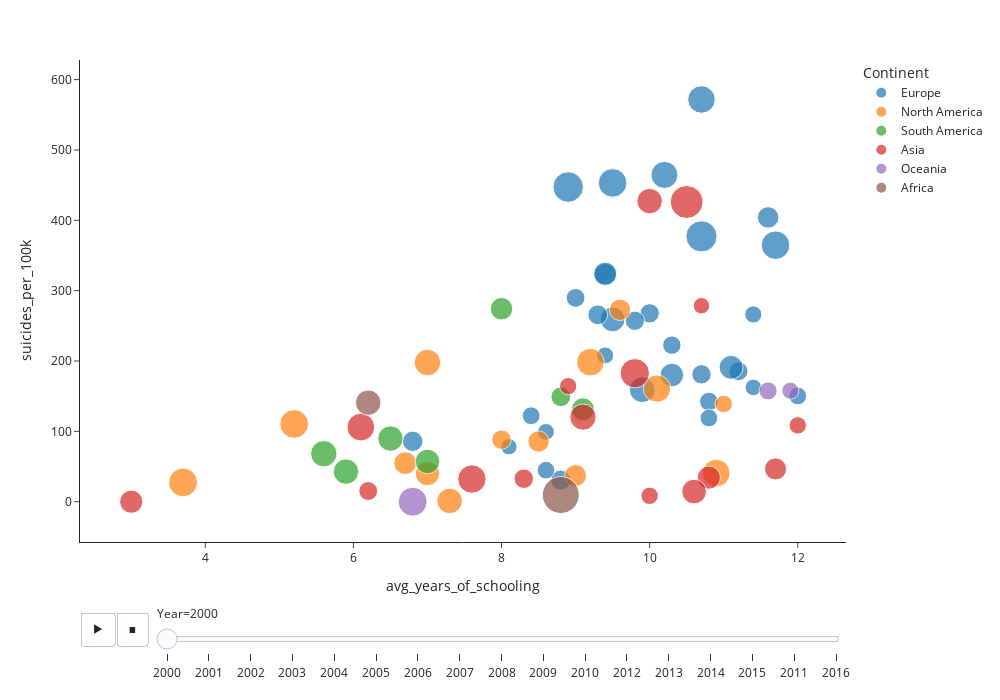

Here is the notebook cell this chart was saved with:
### Code cell
import plotly.express as px
px.scatter(final_df_2, x='avg_years_of_schooling', y='suicides_per_100k',
           size='Both sexes', size_max=30, color='Continent', animation_frame="Year", animation_group="Country",
           template='simple_white', width=1000, height=700,hover_name='Country')

### Figure 1 — Plotly figure (JSON) as saved in the notebook; plotly's stock layout.template omitted (floating-point values rounded to 4 significant figures)
{"data": [{"hovertemplate": "<b>%{hovertext}</b><br><br>Continent=Europe<br>Year=2000<br>avg_years_of_schooling=%{x}<br>suicides_per_100k=%{y}<br>Both sexes=%{marker.size}<extra></extra>", "hovertext": ["Albania", "Austria", "Belarus", "Belgium", "Bulgaria", "Croatia", "Denmark", "Estonia", "Finland", "France", "Germany", "Greece", "Hungary", "Iceland", "Ireland", "Italy", "Latvia", "Lithuania", "Luxembourg", "Malta", "Netherlands", "Norway", "Poland", "Portugal", "Romania", "Serbia", "Slovakia", "Slovenia", "Spain", "Sweden", "Switzerland", "Ukraine"], "ids": ["Albania", "Austria", "Belarus", "Belgium", "Bulgaria", "Croatia", "Denmark", "Estonia", "Finland", "France", "Germany", "Greece", "Hungary", "Iceland", "Ireland", "Italy", "Latvia", "Lithuania", "Luxembourg", "Malta", "Netherlands", "Norway", "Poland", "Portugal", "Romania", "Serbia", "Slovakia", "Slovenia", "Spain", "Sweden", "Switzerland", "Ukraine"], "legendgroup": "Europe", "marker": {"color": "#1F77B4", "size": [106, 94, 247, 99, 163, 133, 100, 216, 104, 99, 95, 82, 193, 76, 93, 75, 217, 200, 90, 70, 83, 84, 152, 110, 175, 141, 147, 122, 84, 72, 78, 258], "sizemode": "area", "sizeref": 0.53, "symbol": "circle"}, "mode": "markers", "name": "Europe", "orientation": "v", "showlegend": true, "type": "scatter", "x": [8.8, 9, 8.9, 10, 9.5, 9.4, 10.7, 11.7, 9.3, 9.8, 11.2, 8.6, 10.2, 9.4, 10.8, 8.6, 9.5, 10.7, 10.3, 8.1, 10.8, 12, 11.1, 6.8, 9.9, 9.4, 10.3, 11.6, 8.4, 11.4, 11.4, 10.7], "xaxis": "x", "y": [30.7, 289.8, 447.3, 267.8, 259.2, 322.8, 181.1, 364.6, 265.6, 257.2, 185.6, 44.86, 464.6, 208.0, 142.4, 99.22, 453.2, 571.8, 222.6, 78.05, 119.0, 150.3, 191.0, 85.88, 159.2, 324.2, 180.1, 404.1, 122.2, 162.5, 266.2, 377.2], "yaxis": "y"}, {"hovertemplate": "<b>%{hovertext}</b><br><br>Continent=North America<br>Year=2000<br>avg_years_of_schooling=%{x}<br>suicides_per_100k=%{y}<br>Both sexes=%{marker.size}<extra></extra>", "hovertext": ["Antigua and Barbuda", "Bahamas", "Barbados", "Belize", "Canada", "Costa Rica", "Cuba", "El Salvador", "Guatemala", "Jamaica", "Mexico", "Panama", "Saint Lucia", "Trinidad and Tobago"], "ids": ["Antigua and Barbuda", "Bahamas", "Barbados", "Belize", "Canada", "Costa Rica", "Cuba", "El Salvador", "Guatemala", "Jamaica", "Mexico", "Panama", "Saint Lucia", "Trinidad and Tobago"], "legendgroup": "North America", "marker": {"color": "#FF7F0E", "size": [157, 202, 128, 198, 81, 100, 121, 218, 220, 173, 138, 120, 186, 202], "sizemode": "area", "sizeref": 0.53, "symbol": "circle"}, "mode": "markers", "name": "North America", "orientation": "v", "showlegend": true, "type": "scatter", "x": [7, 10.9, 9, 10.1, 11, 8, 9.6, 5.2, 3.7, 7.3, 6.7, 8.5, 7, 9.2], "xaxis": "x", "y": [39.97, 40.66, 37.13, 160.8, 139, 88.29, 272.8, 110.5, 27.42, 1.16, 54.89, 85.58, 197.9, 198.3], "yaxis": "y"}, {"hovertemplate": "<b>%{hovertext}</b><br><br>Continent=South America<br>Year=2000<br>avg_years_of_schooling=%{x}<br>suicides_per_100k=%{y}<br>Both sexes=%{marker.size}<extra></extra>", "hovertext": ["Argentina", "Brazil", "Chile", "Colombia", "Ecuador", "Paraguay", "Uruguay"], "ids": ["Argentina", "Brazil", "Chile", "Colombia", "Ecuador", "Paraguay", "Uruguay"], "legendgroup": "South America", "marker": {"color": "#2CA02C", "size": [139, 184, 103, 171, 160, 171, 134], "sizemode": "area", "sizeref": 0.53, "symbol": "circle"}, "mode": "markers", "name": "South America", "orientation": "v", "showlegend": true, "type": "scatter", "x": [9.1, 5.6, 8.8, 6.5, 7, 5.9, 8], "xaxis": "x", "y": [131.4, 68.23, 149.2, 89.78, 57.17, 42.78, 274.3], "yaxis": "y"}, {"hovertemplate": "<b>%{hovertext}</b><br><br>Continent=Asia<br>Year=2000<br>avg_years_of_schooling=%{x}<br>suicides_per_100k=%{y}<br>Both sexes=%{marker.size}<extra></extra>", "hovertext": ["Armenia", "Azerbaijan", "Bahrain", "Cyprus", "Georgia", "Israel", "Japan", "Kazakhstan", "Kuwait", "Kyrgyzstan", "Maldives", "Philippines", "Singapore", "Sri Lanka", "Thailand", "Uzbekistan"], "ids": ["Armenia", "Azerbaijan", "Bahrain", "Cyprus", "Georgia", "Israel", "Japan", "Kazakhstan", "Kuwait", "Kyrgyzstan", "Maldives", "Philippines", "Singapore", "Sri Lanka", "Thailand", "Uzbekistan"], "legendgroup": "Asia", "marker": {"color": "#D62728", "size": [143, 161, 101, 80, 129, 80, 72, 287, 94, 228, 142, 213, 79, 171, 204, 183], "sizemode": "area", "sizeref": 0.53, "symbol": "circle"}, "mode": "markers", "name": "Asia", "orientation": "v", "showlegend": true, "type": "scatter", "x": [10.8, 10.6, 8.3, 10, 11.7, 12, 10.7, 10.5, 6.2, 9.8, 3, 7.6, 8.9, 10, 6.1, 9.1], "xaxis": "x", "y": [34.3, 14.41, 32.73, 8.36, 46.64, 108.6, 278.5, 426.1, 15.23, 182.6, 0, 32.21, 164.3, 427.3, 106.1, 120.3], "yaxis": "y"}, {"hovertemplate": "<b>%{hovertext}</b><br><br>Continent=Oceania<br>Year=2000<br>avg_years_of_schooling=%{x}<br>suicides_per_100k=%{y}<br>Both sexes=%{marker.size}<extra></extra>", "hovertext": ["Australia", "Kiribati", "New Zealand"], "ids": ["Australia", "Kiribati", "New Zealand"], "legendgroup": "Oceania", "marker": {"color": "#9467BD", "size": [77, 222, 86], "sizemode": "area", "sizeref": 0.53, "symbol": "circle"}, "mode": "markers", "name": "Oceania", "orientation": "v", "showlegend": true, "type": "scatter", "x": [11.9, 6.8, 11.6], "xaxis": "x", "y": [157.8, 0, 157.5], "yaxis": "y"}, {"hovertemplate": "<b>%{hovertext}</b><br><br>Continent=Africa<br>Year=2000<br>avg_years_of_schooling=%{x}<br>suicides_per_100k=%{y}<br>Both sexes=%{marker.size}<extra></extra>", "hovertext": ["Mauritius", "South Africa"], "ids": ["Mauritius", "South Africa"], "legendgroup": "Africa", "marker": {"color": "#8C564B", "size": [172, 362], "sizemode": "area", "sizeref": 0.53, "symbol": "circle"}, "mode": "markers", "name": "Africa", "orientation": "v", "showlegend": true, "type": "scatter", "x": [6.2, 8.8], "xaxis": "x", "y": [140.8, 9.54], "yaxis": "y"}], "layout": {"height": 700, "legend": {"itemsizing": "constant", "title": {"text": "Continent"}, "tracegroupgap": 0}, "margin": {"t": 60}, "sliders": [{"active": 0, "currentvalue": {"prefix": "Year="}, "len": 0.9, "pad": {"b": 10, "t": 60}, "steps": [{"args": [["2000"], {"frame": {"duration": 0, "redraw": false}, "fromcurrent": true, "mode": "immediate", "transition": {"duration": 0, "easing": "linear"}}], "label": "2000", "method": "animate"}, {"args": [["2001"], {"frame": {"duration": 0, "redraw": false}, "fromcurrent": true, "mode": "immediate", "transition": {"duration": 0, "easing": "linear"}}], "label": "2001", "method": "animate"}, {"args": [["2002"], {"frame": {"duration": 0, "redraw": false}, "fromcurrent": true, "mode": "immediate", "transition": {"duration": 0, "easing": "linear"}}], "label": "2002", "method": "animate"}, {"args": [["2003"], {"frame": {"duration": 0, "redraw": false}, "fromcurrent": true, "mode": "immediate", "transition": {"duration": 0, "easing": "linear"}}], "label": "2003", "method": "animate"}, {"args": [["2004"], {"frame": {"duration": 0, "redraw": false}, "fromcurrent": true, "mode": "immediate", "transition": {"duration": 0, "easing": "linear"}}], "label": "2004", "method": "animate"}, {"args": [["2005"], {"frame": {"duration": 0, "redraw": false}, "fromcurrent": true, "mode": "immediate", "transition": {"duration": 0, "easing": "linear"}}], "label": "2005", "method": "animate"}, {"args": [["2006"], {"frame": {"duration": 0, "redraw": false}, "fromcurrent": true, "mode": "immediate", "transition": {"duration": 0, "easing": "linear"}}], "label": "2006", "method": "animate"}, {"args": [["2007"], {"frame": {"duration": 0, "redraw": false}, "fromcurrent": true, "mode": "immediate", "transition": {"duration": 0, "easing": "linear"}}], "label": "2007", "method": "animate"}, {"args": [["2008"], {"frame": {"duration": 0, "redraw": false}, "fromcurrent": true, "mode": "immediate", "transition": {"duration": 0, "easing": "linear"}}], "label": "2008", "method": "animate"}, {"args": [["2009"], {"frame": {"duration": 0, "redraw": false}, "fromcurrent": true, "mode": "immediate", "transition": {"duration": 0, "easing": "linear"}}], "label": "2009", "method": "animate"}, {"args": [["2010"], {"frame": {"duration": 0, "redraw": false}, "fromcurrent": true, "mode": "immediate", "transition": {"duration": 0, "easing": "linear"}}], "label": "2010", "method": "animate"}, {"args": [["2012"], {"frame": {"duration": 0, "redraw": false}, "fromcurrent": true, "mode": "immediate", "transition": {"duration": 0, "easing": "linear"}}], "label": "2012", "method": "animate"}, {"args": [["2013"], {"frame": {"duration": 0, "redraw": false}, "fromcurrent": true, "mode": "immediate", "transition": {"duration": 0, "easing": "linear"}}], "label": "2013", "method": "animate"}, {"args": [["2014"], {"frame": {"duration": 0, "redraw": false}, "fromcurrent": true, "mode": "immediate", "transition": {"duration": 0, "easing": "linear"}}], "label": "2014", "method": "animate"}, {"args": [["2015"], {"frame": {"duration": 0, "redraw": false}, "fromcurrent": true, "mode": "immediate", "transition": {"duration": 0, "easing": "linear"}}], "label": "2015", "method": "animate"}, {"args": [["2011"], {"frame": {"duration": 0, "redraw": false}, "fromcurrent": true, "mode": "immediate", "transition": {"duration": 0, "easing": "linear"}}], "label": "2011", "method": "animate"}, {"args": [["2016"], {"frame": {"duration": 0, "redraw": false}, "fromcurrent": true, "mode": "immediate", "transition": {"duration": 0, "easing": "linear"}}], "label": "2016", "method": "animate"}], "x": 0.1, "xanchor": "left", "y": 0, "yanchor": "top"}], "updatemenus": [{"buttons": [{"args": [null, {"frame": {"duration": 500, "redraw": false}, "fromcurrent": true, "mode": "immediate", "transition": {"duration": 500, "easing": "linear"}}], "label": "&#9654;", "method": "animate"}, {"args": [[null], {"frame": {"duration": 0, "redraw": false}, "fromcurrent": true, "mode": "immediate", "transition": {"duration": 0, "easing": "linear"}}], "label": "&#9724;", "method": "animate"}], "direction": "left", "pad": {"r": 10, "t": 70}, "showactive": false, "type": "buttons", "x": 0.1, "xanchor": "right", "y": 0, "yanchor": "top"}], "width": 1000, "xaxis": {"anchor": "y", "domain": [0, 1], "title": {"text": "avg_years_of_schooling"}}, "yaxis": {"anchor": "x", "domain": [0, 1], "title": {"text": "suicides_per_100k"}}}}
